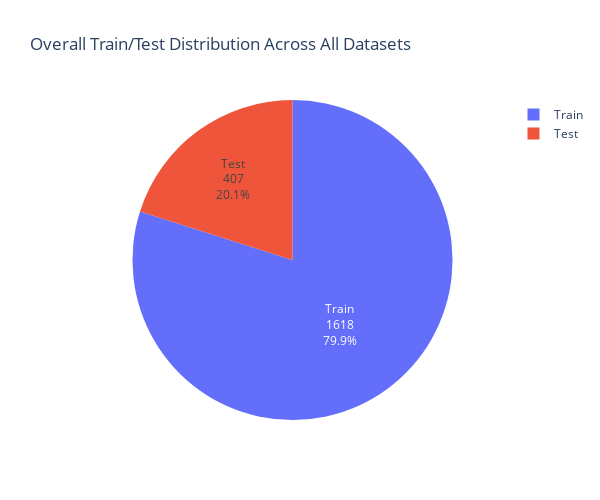

This figure's notebook cell:
### Code cell
# Create a pie chart showing overall train/test distribution across all datasets
overall_train = sum([counts_dict.get('train', 0) for counts_dict in [audioset_counts, esc50_counts, fsd_plane_counts, sounddesc_counts]])
overall_test = sum([counts_dict.get('test', 0) for counts_dict in [audioset_counts, esc50_counts, fsd_plane_counts, sounddesc_counts]])

fig_pie = go.Figure(data=[go.Pie(
    labels=['Train', 'Test'],
    values=[overall_train, overall_test],
    text=[overall_train, overall_test],
    textposition='inside',
    textinfo='label+value+percent',
    marker=dict(colors=['#636EFA', '#EF553B'])
)])

fig_pie.update_layout(
    title="Overall Train/Test Distribution Across All Datasets",
    width=600,
    height=500
)
fig_pie.show()

print(f"\nTotal Train Samples: {overall_train}")
print(f"Total Test Samples: {overall_test}")
print(f"Train/Test Ratio: {overall_train/overall_test:.2f}")

### Figure 1 — Plotly figure (JSON) as saved in the notebook; plotly's stock layout.template omitted (floating-point values rounded to 4 significant figures)
{"data": [{"labels": ["Train", "Test"], "marker": {"colors": ["#636EFA", "#EF553B"]}, "text": [1618, 407], "textinfo": "label+value+percent", "textposition": "inside", "type": "pie", "values": [1618, 407]}], "layout": {"height": 500, "title": {"text": "Overall Train/Test Distribution Across All Datasets"}, "width": 600}}
